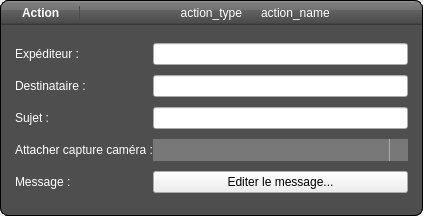
<?xml version="1.0" encoding="UTF-8"?>
<ui version="4.0">
 <class>FormActionMail</class>
 <widget class="QWidget" name="FormActionMail">
  <property name="geometry">
   <rect>
    <x>0</x>
    <y>0</y>
    <width>423</width>
    <height>216</height>
   </rect>
  </property>
  <property name="windowTitle">
   <string>Form</string>
  </property>
  <property name="styleSheet">
   <string notr="true">#frameHeader
{
	background: qlineargradient(x1: 0, y1: 0, x2: 0, y2: 1, stop: 0 #a6a6a6, stop: 0.08 #7f7f7f, stop: 0.39999 #717171, stop: 0.4 #626262, stop: 0.9 #4c4c4c, stop: 1 #333333);
	padding: 5px;
	border: 1px solid black;
	border-top-left-radius: 8px;
	border-top-right-radius: 8px;
	border-bottom: none;
}
#FormActionMail
{
	border: 1px solid black;
	border-radius: 8px;
}
#FormActionMail QLabel
{
	color: white;
}
#frameHeader #labelTitle
{
	font-weight: bold;
	padding-right: 15px;
	border: 1px solid rgb(75, 75, 75);
	border-top: none;
	border-bottom: none;
	border-left: none;
}
#frameContent
{
	background-color: rgb(78, 78, 78);
	padding: 5px;
	border: 1px solid black;
	border-top: none;
	border-bottom-right-radius: 8px;
	border-bottom-left-radius: 8px;
}
#frameContent .buttonStyled
{
	color: #333;
	border: 2px solid #555;
	border-radius: 11px;
	padding: 5px;
	background: qradialgradient(cx: 0.3, cy: -0.4, fx: 0.3, fy: -0.4, radius: 1.35, stop: 0 #fff, stop: 1 #888);
	min-width: 80px;
}
#frameContent .buttonStyled:hover
{
	background: qradialgradient(cx: 0.3, cy: -0.4, fx: 0.3, fy: -0.4, radius: 1.35, stop: 0 #fff, stop: 1 #bbb);
}
#frameContent .buttonStyled:pressed
{
	background: qradialgradient(cx: 0.4, cy: -0.1, fx: 0.4, fy: -0.1, radius: 1.35, stop: 0 #fff, stop: 1 #ddd);
}
#frameContent QComboBox
{
	border: none;
	background: rgb(120, 120, 120);
	padding: 3px;
}
#frameContent QComboBox:hover
{
	background: rgb(170, 170, 170);
}
#frameContent QComboBox::drop-down
{
	border: none;

	subcontrol-origin: padding;
    subcontrol-position: top right;
    width: 18px;

    border-left-width: 1px;
    border-left-color: darkgray;
    border-left-style: solid;
    border-top-right-radius: 3px;
    border-bottom-right-radius: 3px;
}
#frameContent QComboBox::down-arrow
{
	image: url(:/img/1downarrow.png);
}</string>
  </property>
  <layout class="QVBoxLayout" name="verticalLayout_2">
   <property name="spacing">
    <number>0</number>
   </property>
   <property name="margin">
    <number>0</number>
   </property>
   <item>
    <widget class="QFrame" name="frameHeader">
     <property name="frameShape">
      <enum>QFrame::NoFrame</enum>
     </property>
     <property name="frameShadow">
      <enum>QFrame::Plain</enum>
     </property>
     <layout class="QHBoxLayout" name="horizontalLayout_4">
      <property name="margin">
       <number>0</number>
      </property>
      <item>
       <layout class="QHBoxLayout" name="horizontalLayout">
        <item>
         <widget class="QLabel" name="label_2">
          <property name="sizePolicy">
           <sizepolicy hsizetype="Maximum" vsizetype="Preferred">
            <horstretch>0</horstretch>
            <verstretch>0</verstretch>
           </sizepolicy>
          </property>
          <property name="text">
           <string/>
          </property>
          <property name="pixmap">
           <pixmap resource="resources.qrc">:/img/icon_rule_mail.png</pixmap>
          </property>
         </widget>
        </item>
        <item>
         <widget class="QLabel" name="labelTitle">
          <property name="sizePolicy">
           <sizepolicy hsizetype="Maximum" vsizetype="Preferred">
            <horstretch>0</horstretch>
            <verstretch>0</verstretch>
           </sizepolicy>
          </property>
          <property name="text">
           <string>Action</string>
          </property>
         </widget>
        </item>
        <item>
         <widget class="QLabel" name="labelRuleType">
          <property name="text">
           <string>action_type</string>
          </property>
          <property name="alignment">
           <set>Qt::AlignRight|Qt::AlignTrailing|Qt::AlignVCenter</set>
          </property>
         </widget>
        </item>
        <item>
         <widget class="QLabel" name="label">
          <property name="sizePolicy">
           <sizepolicy hsizetype="Maximum" vsizetype="Preferred">
            <horstretch>0</horstretch>
            <verstretch>0</verstretch>
           </sizepolicy>
          </property>
          <property name="pixmap">
           <pixmap resource="resources.qrc">:/img/1rightarrow.png</pixmap>
          </property>
         </widget>
        </item>
        <item>
         <widget class="QLabel" name="labelRuleName">
          <property name="text">
           <string>action_name</string>
          </property>
         </widget>
        </item>
       </layout>
      </item>
     </layout>
    </widget>
   </item>
   <item>
    <widget class="QFrame" name="frameContent">
     <property name="sizePolicy">
      <sizepolicy hsizetype="Preferred" vsizetype="MinimumExpanding">
       <horstretch>0</horstretch>
       <verstretch>0</verstretch>
      </sizepolicy>
     </property>
     <property name="frameShape">
      <enum>QFrame::StyledPanel</enum>
     </property>
     <property name="frameShadow">
      <enum>QFrame::Raised</enum>
     </property>
     <layout class="QHBoxLayout" name="horizontalLayout_5">
      <item>
       <layout class="QGridLayout" name="gridLayout">
        <property name="horizontalSpacing">
         <number>0</number>
        </property>
        <item row="3" column="0">
         <widget class="QLabel" name="label_11">
          <property name="text">
           <string>Attacher capture caméra :</string>
          </property>
         </widget>
        </item>
        <item row="3" column="1">
         <widget class="QComboBox" name="comboCamera"/>
        </item>
        <item row="4" column="1">
         <widget class="QPushButton" name="btEditMsg">
          <property name="text">
           <string>Editer le message...</string>
          </property>
          <property name="class" stdset="0">
           <string>buttonStyled</string>
          </property>
         </widget>
        </item>
        <item row="1" column="0">
         <widget class="QLabel" name="label_12">
          <property name="text">
           <string>Destinataire :</string>
          </property>
         </widget>
        </item>
        <item row="0" column="0">
         <widget class="QLabel" name="label_3">
          <property name="text">
           <string>Expéditeur :</string>
          </property>
         </widget>
        </item>
        <item row="4" column="0">
         <widget class="QLabel" name="label_13">
          <property name="text">
           <string>Message :</string>
          </property>
         </widget>
        </item>
        <item row="0" column="1">
         <widget class="QLineEdit" name="editSender"/>
        </item>
        <item row="1" column="1">
         <widget class="QLineEdit" name="editRecipient"/>
        </item>
        <item row="2" column="0">
         <widget class="QLabel" name="label_4">
          <property name="text">
           <string>Sujet :</string>
          </property>
         </widget>
        </item>
        <item row="2" column="1">
         <widget class="QLineEdit" name="editSubject"/>
        </item>
       </layout>
      </item>
     </layout>
    </widget>
   </item>
  </layout>
 </widget>
 <resources>
  <include location="resources.qrc"/>
 </resources>
 <connections/>
</ui>
